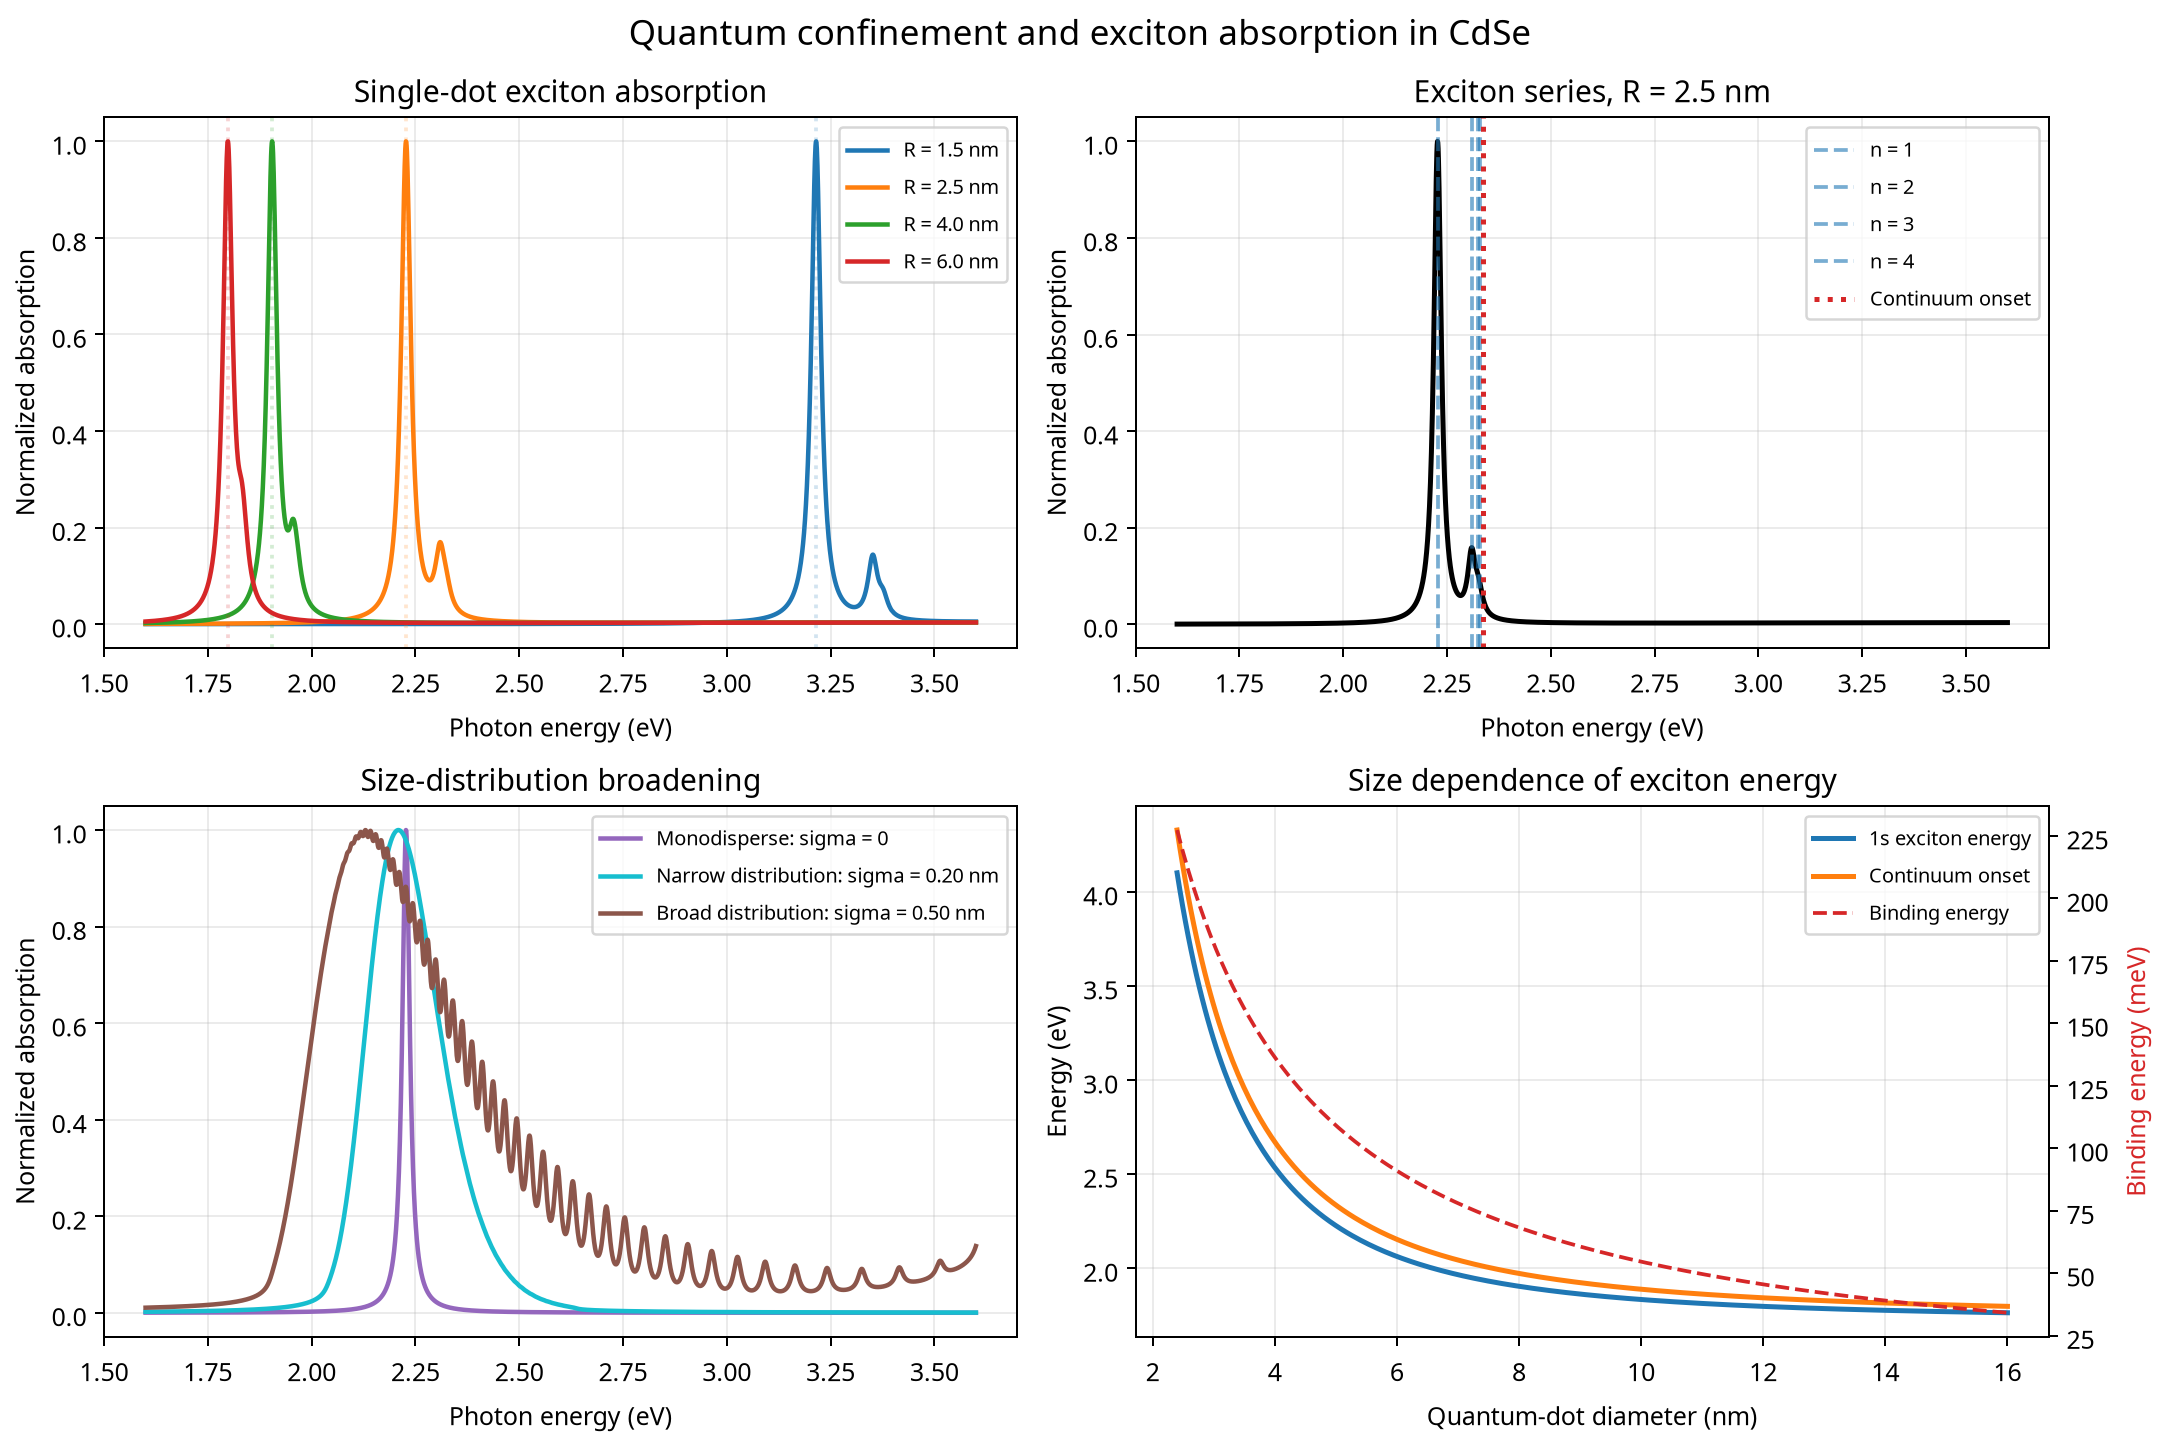

Recreate this plot in Python.
"""
Quantum confinement + exciton absorption spectra in semiconductor quantum dots
-------------------------------------------------------------------------------
ตัวอย่างสำหรับการบรรยายเชิงลึกในสัปดาห์ที่ 4

แบบจำลองประกอบด้วย 3 ส่วนหลัก
1) quantum-confinement shift จาก electron และ hole confinement
2) exciton Coulomb binding/correction แบบง่ายตามสมการ Brus
3) absorption spectrum ที่สร้างจาก Lorentzian exciton peaks และ continuum onset

ข้อควรระวังทางฟิสิกส์
----------------------
โค้ดนี้เป็น pedagogical model ไม่ใช่การคำนวณ many-body spectrum แบบเต็มรูปแบบ
โดยยังไม่รวมรายละเอียด เช่น dielectric mismatch, surface polarization,
finite barrier, atomistic band structure, exchange interaction, phonon coupling,
spin fine structure และ disorder เฉพาะของตัวอย่างจริง
"""

import numpy as np
import matplotlib.pyplot as plt

# -----------------------------------------------------------------------------
# ค่าคงที่ทางฟิสิกส์ SI
# -----------------------------------------------------------------------------
E_CHARGE = 1.602176634e-19       # C
H_BAR = 1.054571817e-34          # J s
EPSILON_0 = 8.8541878128e-12     # F/m
M_ELECTRON = 9.1093837015e-31    # kg
RYDBERG_ELECTRON_EV = 13.605693  # eV
BOHR_RADIUS_NM = 0.052917721     # nm

# -----------------------------------------------------------------------------
# พารามิเตอร์ตัวอย่าง: CdSe quantum dot
# ค่าประมาณสำหรับการสาธิต ไม่ใช่ชุดพารามิเตอร์สำหรับการ fit ข้อมูลจริง
# -----------------------------------------------------------------------------
MATERIAL = {
    "name": "CdSe",
    "Eg_bulk_eV": 1.74,
    "m_e_eff": 0.13,             # m_e* / m0
    "m_h_eff": 0.45,             # m_h* / m0
    "relative_permittivity": 9.5,
}


def _as_array(values):
    """แปลง scalar/array เป็น NumPy array เพื่อให้ฟังก์ชันรองรับทั้งสองแบบ."""
    return np.asarray(values, dtype=float)


def confinement_energy_eV(radius_nm, effective_mass_ratio):
    """พลังงาน confinement ของอนุภาคหนึ่งชนิดในหน่วย eV."""
    radius_m = _as_array(radius_nm) * 1e-9
    effective_mass = effective_mass_ratio * M_ELECTRON
    energy_joule = H_BAR**2 * np.pi**2 / (2 * effective_mass * radius_m**2)
    return energy_joule / E_CHARGE


def coulomb_correction_eV(radius_nm, relative_permittivity):
    """Coulomb correction แบบ Brus ในหน่วย eV.

    ในแบบจำลองนี้ใช้เป็น effective exciton binding/coulomb correction
    เพื่อแสดงแนวโน้ม ไม่ใช่ค่า binding energy ที่แม่นยำสำหรับทุก regime.
    """
    radius_m = _as_array(radius_nm) * 1e-9
    energy_joule = (
        1.8 * E_CHARGE**2
        / (4 * np.pi * EPSILON_0 * relative_permittivity * radius_m)
    )
    return energy_joule / E_CHARGE


def single_particle_continuum_eV(radius_nm, material=MATERIAL):
    """ขอบพลังงานของ electron-hole continuum ก่อนหัก exciton binding."""
    electron_term = confinement_energy_eV(radius_nm, material["m_e_eff"])
    hole_term = confinement_energy_eV(radius_nm, material["m_h_eff"])
    return material["Eg_bulk_eV"] + electron_term + hole_term


def brus_bandgap_eV(radius_nm, material=MATERIAL, include_coulomb=True):
    """effective optical gap ตามสมการ Brus แบบง่าย."""
    continuum = single_particle_continuum_eV(radius_nm, material)
    if include_coulomb:
        continuum = continuum - coulomb_correction_eV(
            radius_nm, material["relative_permittivity"]
        )
    return continuum


def reduced_mass_ratio(material=MATERIAL):
    """คำนวณ reduced mass ในหน่วยของมวลอิเล็กตรอน m0."""
    me = material["m_e_eff"]
    mh = material["m_h_eff"]
    return (me * mh) / (me + mh)


def exciton_bohr_radius_nm(material=MATERIAL):
    """effective exciton Bohr radius แบบ bulk-like ในหน่วย nm."""
    mu_ratio = reduced_mass_ratio(material)
    epsilon_r = material["relative_permittivity"]
    return BOHR_RADIUS_NM * epsilon_r / mu_ratio


def bulk_exciton_rydberg_eV(material=MATERIAL):
    """effective bulk exciton Rydberg ในหน่วย eV."""
    mu_ratio = reduced_mass_ratio(material)
    epsilon_r = material["relative_permittivity"]
    return RYDBERG_ELECTRON_EV * mu_ratio / epsilon_r**2


def exciton_levels_eV(radius_nm, material=MATERIAL, n_max=3):
    """พลังงาน exciton series แบบ hydrogenic อย่างง่าย.

    E_continuum คือพลังงานของ electron-hole continuum
    E_n = E_continuum - E_binding/n^2

    ใน quantum dot ที่มี strong confinement ค่า binding ที่ใช้เป็น
    effective Coulomb correction ซึ่งขึ้นกับรัศมีของ dot.
    """
    continuum = float(single_particle_continuum_eV(radius_nm, material))
    binding = float(
        coulomb_correction_eV(radius_nm, material["relative_permittivity"])
    )
    n = np.arange(1, n_max + 1, dtype=float)
    energies = continuum - binding / n**2
    # oscillator strength แบบง่าย: peak สูงสุดอยู่ที่ n=1
    strengths = 1.0 / n**3
    return energies, strengths, continuum, binding


def wavelength_nm(energy_eV):
    """แปลงพลังงานโฟตอนเป็นความยาวคลื่นโดยใช้ hc ≈ 1240 eV nm."""
    return 1240.0 / _as_array(energy_eV)


def lorentzian(energy_eV, center_eV, fwhm_eV):
    """Lorentzian line shape ที่มีพื้นที่ใต้เส้นเป็น 1 โดยประมาณ."""
    gamma = max(float(fwhm_eV), 1e-12) / 2.0
    return (gamma / np.pi) / ((energy_eV - center_eV)**2 + gamma**2)


def gaussian(energy_eV, center_eV, sigma_eV):
    """Gaussian line shape ที่มีพื้นที่ใต้เส้นเป็น 1."""
    sigma = max(float(sigma_eV), 1e-12)
    return np.exp(-0.5 * ((energy_eV - center_eV) / sigma)**2) / (
        sigma * np.sqrt(2 * np.pi)
    )


def exciton_absorption_spectrum(
    energy_grid_eV,
    radius_nm,
    material=MATERIAL,
    n_max=3,
    linewidth_meV=35.0,
    include_continuum=True,
    continuum_strength=0.10,
):
    """คำนวณ absorption spectrum ของ quantum dot เดี่ยวแบบง่าย.

    Parameters
    ----------
    energy_grid_eV : array-like
        ช่วงพลังงานโฟตอนที่ต้องการคำนวณ
    radius_nm : float
        รัศมี quantum dot
    n_max : int
        จำนวน exciton states ที่นำมารวม เช่น 1s, 2s, 3s
    linewidth_meV : float
        FWHM ของแต่ละ peak รวม homogeneous broadening แบบจำลอง
    include_continuum : bool
        เพิ่ม absorption continuum เหนือ continuum onset หรือไม่
    continuum_strength : float
        น้ำหนักของ continuum เมื่อเทียบกับ exciton peak
    """
    energy = _as_array(energy_grid_eV)
    levels, strengths, continuum, binding = exciton_levels_eV(
        radius_nm, material, n_max=n_max
    )
    linewidth_eV = linewidth_meV / 1000.0

    absorption = np.zeros_like(energy)
    for level, strength in zip(levels, strengths):
        absorption += strength * lorentzian(
            energy, level, linewidth_eV
        )

    if include_continuum:
        # continuum onset ที่ E_continuum; ใช้ sqrt(E-Ec) เป็นเส้นฐานเชิงสาธิต
        excess = np.maximum(energy - continuum, 0.0)
        continuum_profile = np.sqrt(excess)
        if np.max(continuum_profile) > 0:
            continuum_profile = continuum_profile / np.max(continuum_profile)
        absorption += continuum_strength * continuum_profile

    # normalize เพื่อให้เปรียบเทียบรูปร่างของ spectra ได้ง่าย
    maximum = np.max(absorption)
    if maximum > 0:
        absorption = absorption / maximum

    return absorption, {
        "levels_eV": levels,
        "strengths": strengths,
        "continuum_eV": continuum,
        "binding_eV": binding,
    }


def ensemble_absorption_spectrum(
    energy_grid_eV,
    mean_radius_nm,
    radius_sigma_nm,
    material=MATERIAL,
    n_dots=61,
    n_max=1,
    linewidth_meV=25.0,
    include_continuum=True,
):
    """สเปกตรัมเฉลี่ยของตัวอย่างที่มีการกระจายขนาดแบบ Gaussian.

    ใช้ quadrature ที่กำหนดแน่นอนแทนการสุ่ม เพื่อให้ผลทำซ้ำได้ทุกครั้ง.
    radius_sigma_nm = 0 หมายถึง quantum dot เดี่ยวขนาดเดียว
    """
    energy = _as_array(energy_grid_eV)

    if radius_sigma_nm <= 0:
        spectrum, metadata = exciton_absorption_spectrum(
            energy,
            mean_radius_nm,
            material=material,
            n_max=n_max,
            linewidth_meV=linewidth_meV,
            include_continuum=include_continuum,
        )
        return spectrum, metadata

    radii = np.linspace(
        max(0.5, mean_radius_nm - 3 * radius_sigma_nm),
        mean_radius_nm + 3 * radius_sigma_nm,
        n_dots,
    )
    weights = np.exp(-0.5 * ((radii - mean_radius_nm) / radius_sigma_nm)**2)
    weights = weights / np.sum(weights)

    spectrum = np.zeros_like(energy)
    weighted_levels = []
    for radius, weight in zip(radii, weights):
        single_spectrum, metadata = exciton_absorption_spectrum(
            energy,
            radius,
            material=material,
            n_max=n_max,
            linewidth_meV=linewidth_meV,
            include_continuum=include_continuum,
        )
        spectrum += weight * single_spectrum
        weighted_levels.append(metadata["levels_eV"][0])

    maximum = np.max(spectrum)
    if maximum > 0:
        spectrum = spectrum / maximum

    return spectrum, {
        "radii_nm": radii,
        "weights": weights,
        "first_exciton_energies_eV": np.asarray(weighted_levels),
    }


def print_exciton_table(radii_nm, material=MATERIAL):
    """พิมพ์ตาราง exciton peak และ continuum onset."""
    print(f"วัสดุ: {material['name']}")
    print(f"effective exciton Bohr radius ≈ {exciton_bohr_radius_nm(material):.2f} nm")
    print(f"bulk-like exciton Rydberg ≈ {bulk_exciton_rydberg_eV(material)*1000:.1f} meV")
    print("\nR (nm) | 1s exciton (eV) | continuum (eV) | binding (meV) | wavelength (nm)")
    print("-" * 82)

    for radius in radii_nm:
        levels, _, continuum, binding = exciton_levels_eV(radius, material, n_max=3)
        print(
            f"{radius:6.2f} | {levels[0]:15.3f} | {continuum:15.3f} | "
            f"{binding*1000:13.1f} | {wavelength_nm(levels[0]):14.1f}"
        )


def make_exciton_figure(material=MATERIAL, output_file=None):
    """สร้างกราฟ 4 แผงสำหรับการบรรยายเชิงลึก."""
    energy_grid = np.linspace(1.60, 3.60, 2600)
    radii = [1.5, 2.5, 4.0, 6.0]
    colors = ["tab:blue", "tab:orange", "tab:green", "tab:red"]

    fig, axes = plt.subplots(2, 2, figsize=(12, 8), constrained_layout=True)

    # 1) spectra ของ quantum dots เดี่ยวหลายขนาด
    ax = axes[0, 0]
    for radius, color in zip(radii, colors):
        spectrum, metadata = exciton_absorption_spectrum(
            energy_grid,
            radius,
            material=material,
            n_max=3,
            linewidth_meV=28,
            continuum_strength=0.08,
        )
        ax.plot(
            energy_grid,
            spectrum,
            color=color,
            linewidth=1.8,
            label=f"R = {radius:.1f} nm",
        )
        ax.axvline(
            metadata["levels_eV"][0],
            color=color,
            alpha=0.20,
            linestyle=":",
        )
    ax.set_title("Single-dot exciton absorption")
    ax.set_xlabel("Photon energy (eV)")
    ax.set_ylabel("Normalized absorption")
    ax.grid(alpha=0.25)
    ax.legend(fontsize=8)

    # 2) แสดง exciton series ของ quantum dot เดียว
    ax = axes[0, 1]
    radius = 2.5
    spectrum, metadata = exciton_absorption_spectrum(
        energy_grid,
        radius,
        material=material,
        n_max=4,
        linewidth_meV=22,
        continuum_strength=0.10,
    )
    ax.plot(energy_grid, spectrum, color="black", linewidth=2)
    for n, (level, strength) in enumerate(
        zip(metadata["levels_eV"], metadata["strengths"]), start=1
    ):
        ax.axvline(level, linestyle="--", alpha=0.6, label=f"n = {n}")
    ax.axvline(
        metadata["continuum_eV"],
        color="tab:red",
        linestyle=":",
        linewidth=2,
        label="Continuum onset",
    )
    ax.set_title(f"Exciton series, R = {radius:.1f} nm")
    ax.set_xlabel("Photon energy (eV)")
    ax.set_ylabel("Normalized absorption")
    ax.grid(alpha=0.25)
    ax.legend(fontsize=8)

    # 3) homogeneous vs inhomogeneous broadening
    ax = axes[1, 0]
    mean_radius = 2.5
    for sigma, color, label in [
        (0.0, "tab:purple", "Monodisperse: sigma = 0"),
        (0.20, "tab:cyan", "Narrow distribution: sigma = 0.20 nm"),
        (0.50, "tab:brown", "Broad distribution: sigma = 0.50 nm"),
    ]:
        spectrum, _ = ensemble_absorption_spectrum(
            energy_grid,
            mean_radius,
            sigma,
            material=material,
            n_dots=81,
            n_max=1,
            linewidth_meV=22,
            include_continuum=False,
        )
        ax.plot(energy_grid, spectrum, linewidth=1.8, color=color, label=label)
    ax.set_title("Size-distribution broadening")
    ax.set_xlabel("Photon energy (eV)")
    ax.set_ylabel("Normalized absorption")
    ax.grid(alpha=0.25)
    ax.legend(fontsize=8)

    # 4) พลังงาน exciton และ binding energy ตามขนาด
    ax = axes[1, 1]
    radius_grid = np.linspace(1.2, 8.0, 300)
    levels_1s = []
    continua = []
    bindings = []
    for radius in radius_grid:
        levels, _, continuum, binding = exciton_levels_eV(radius, material, n_max=1)
        levels_1s.append(levels[0])
        continua.append(continuum)
        bindings.append(binding * 1000)
    ax.plot(2 * radius_grid, levels_1s, label="1s exciton energy", linewidth=2)
    ax.plot(2 * radius_grid, continua, label="Continuum onset", linewidth=2)
    ax2 = ax.twinx()
    ax2.plot(
        2 * radius_grid,
        bindings,
        color="tab:red",
        linestyle="--",
        label="Binding energy",
    )
    ax.set_title("Size dependence of exciton energy")
    ax.set_xlabel("Quantum-dot diameter (nm)")
    ax.set_ylabel("Energy (eV)")
    ax2.set_ylabel("Binding energy (meV)", color="tab:red")
    ax.grid(alpha=0.25)

    # รวม legend ของแกนซ้ายและขวา
    lines1, labels1 = ax.get_legend_handles_labels()
    lines2, labels2 = ax2.get_legend_handles_labels()
    ax.legend(lines1 + lines2, labels1 + labels2, fontsize=8, loc="best")

    fig.suptitle(
        f"Quantum confinement and exciton absorption in {material['name']}",
        fontsize=14,
    )

    if output_file is not None:
        fig.savefig(output_file, dpi=180)
    return fig


if __name__ == "__main__":
    sample_radii_nm = np.array([1.5, 2.0, 2.5, 3.0, 4.0, 5.0])
    print_exciton_table(sample_radii_nm)

    output_file = "quantum_confinement_exciton_spectra.png"
    make_exciton_figure(MATERIAL, output_file=output_file)
    print(f"\nบันทึกกราฟแล้วที่: {output_file}")

    # ใช้ plt.show() เมื่อต้องการแสดงกราฟใน Jupyter หรือเครื่องที่มี GUI
    plt.show()
